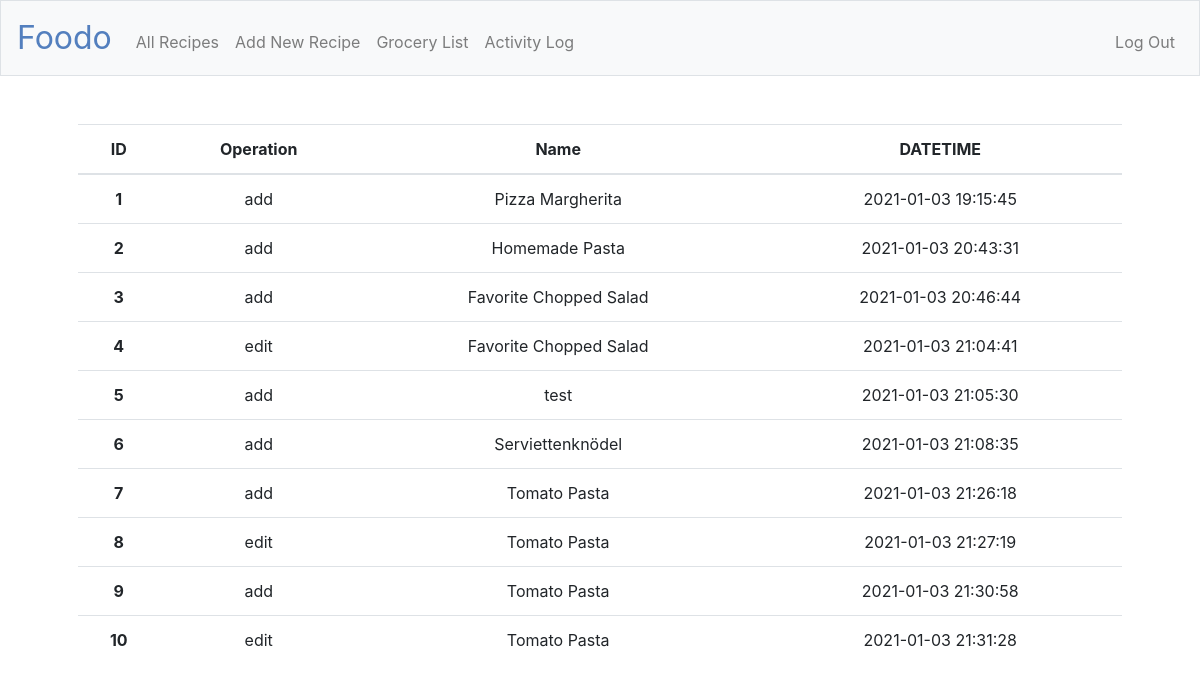
Page /log (signed in) on the committed database.
### tables this page shows
CREATE TABLE "history" (
	"id"	INTEGER NOT NULL,
	"user_id"	INTEGER NOT NULL,
	"name"	TEXT,
	"operation"	TEXT,
	"datetime"	DATETIME,
	PRIMARY KEY("id")
);

### application.py (the view)
@app.route("/log")
@login_required
def log():
    logs = db.execute("SELECT id, name, operation, datetime FROM history WHERE user_id = :user_id", user_id=session["user_id"])
    for log in logs:
        id = log["id"]
        name = log["name"]
        operation = log["operation"]
        log["datetime"] = log["datetime"]
    return render_template("history.html", logs=logs)

### application.py (called while the page is built)
@app.after_request
def after_request(response):
    response.headers["Cache-Control"] = "no-cache, no-store, must-revalidate"
    response.headers["Expires"] = 0
    response.headers["Pragma"] = "no-cache"
    return response

### helpers.py (called while the page is built)
def login_required(f):
    @wraps(f)
    def decorated_function(*args, **kwargs):
        if session.get("user_id") is None:
            return redirect("/login")
        return f(*args, **kwargs)
    return decorated_function

### templates/history.html (shortened to what this page needs)
{% extends "layout.html" %}
{% block main %}
    <form action="/history" method="get">
        <table class="table">
          <thead>
            <tr>
              <th scope="col">ID</th>
              <th scope="col">Operation</th>
              <th scope="col">Name</th>
              <th scope="col">DATETIME</th>
            </tr>
          </thead>
          <tbody>
              {% for log in logs %}
            <tr>
              <th scope="row">{{ log.id }}</th>
              <td>{{ log.operation }}</td>
              <td>{{ log.name }}</td>
              <td>{{ log.datetime }}</td>
            </tr>
            {% endfor %}
          </tbody>
        </table>
    </form>
{% endblock %}

### templates/layout.html (shortened to what this page needs)
<!DOCTYPE html>
<html lang="en">
    <head>
        <link href="https://maxcdn.bootstrapcdn.com/bootstrap/4.1.3/css/bootstrap.min.css" rel="stylesheet">
        <link href="/static/styles.css" rel="stylesheet">
    </head>
    <body>
        <nav class="navbar navbar-expand-md navbar-light bg-light border">
            <a class="navbar-brand" href="/"><span class="blue">Foodo</span></a>
            <div class="collapse navbar-collapse" id="navbar">
                {% if session.user_id %}
                    <ul class="navbar-nav mr-auto mt-2">
                        <li class="nav-item"><a class="nav-link" href="/recipes">All Recipes</a></li>
                        <li class="nav-item"><a class="nav-link" href="/add">Add New Recipe</a></li>
                        <li class="nav-item"><a class="nav-link" href="/todo">Grocery List</a></li>
                        <li class="nav-item"><a class="nav-link" href="/log">Activity Log</a></li>
                    </ul>
                    <ul class="navbar-nav ml-auto mt-2">
                        <li class="nav-item"><a class="nav-link" href="/logout">Log Out</a></li>
                    </ul>
                {% else %}
                    <ul class="navbar-nav ml-auto mt-2">
                        <li class="nav-item"><a class="nav-link" href="/register">Register</a></li>
                        <li class="nav-item"><a class="nav-link" href="/login">Log In</a></li>
                    </ul>
                {% endif %}
            </div>
        </nav>
        <main class="container p-5">
            {% block main %}{% endblock %}
        </main>
    </body>
</html>

### static/styles.css (style rules this page uses)
nav .navbar-brand { font-size: xx-large; }
nav .navbar-brand .blue { color: #537fbe; }
main { overflow-x: auto; text-align: center; }

### rows in the picture
history: id "1", operation "add", name "Pizza Margherita", datetime "2021-01-03 19:15:45"
history: id "2", operation "add", name "Homemade Pasta", datetime "2021-01-03 20:43:31"
history: id "3", operation "add", name "Favorite Chopped Salad", datetime "2021-01-03 20:46:44"
history: id "4", operation "edit", name "Favorite Chopped Salad", datetime "2021-01-03 21:04:41"
history: id "5", operation "add", name "test", datetime "2021-01-03 21:05:30"
history: id "6", operation "add", name "Serviettenknödel", datetime "2021-01-03 21:08:35"
history: id "7", operation "add", name "Tomato Pasta", datetime "2021-01-03 21:26:18"
history: id "8", operation "edit", name "Tomato Pasta", datetime "2021-01-03 21:27:19"
history: id "9", operation "add", name "Tomato Pasta", datetime "2021-01-03 21:30:58"
history: id "10", operation "edit", name "Tomato Pasta", datetime "2021-01-03 21:31:28"
